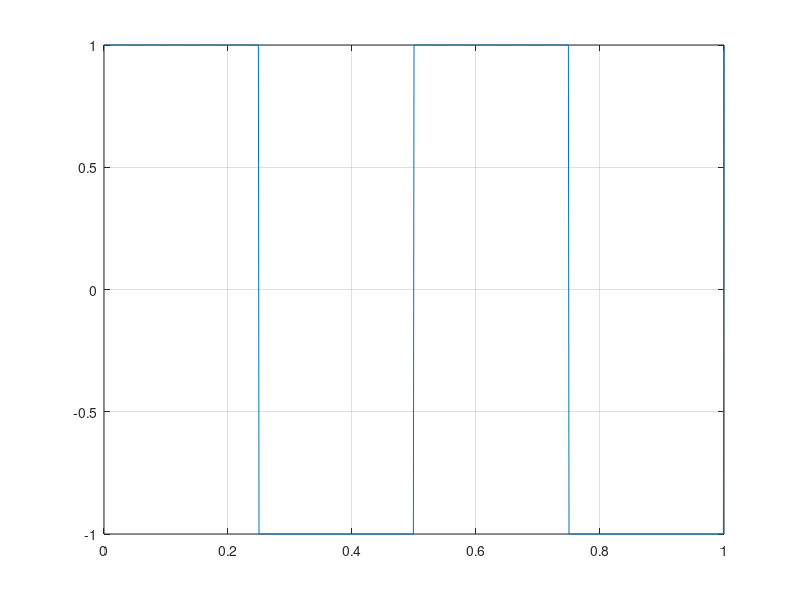

Source code (MATLAB):
close all; clear all; clc;

t=0:0.001:1;
f=2;

rad=2*pi*f;
x=square(rad*t);

plot(t,x);
%axis([1,1.5,2,1.5,1]);
grid on;

